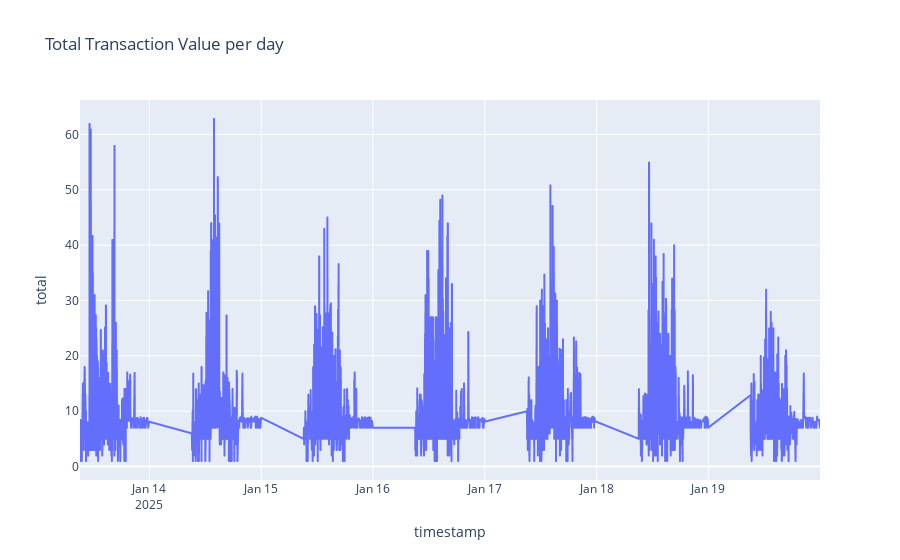

Notebook code cell kept with this figure:
### Markdown cell above
3. A line chart showing the total transaction value each day

### Code cell
daily = trucks.groupby('timestamp')['total'].sum().reset_index()
px.line(daily, x='timestamp', y='total', title='Total Transaction Value per day')

### Figure 1 — Plotly figure (JSON) as saved in the notebook; plotly's stock layout.template omitted (floating-point values rounded to 4 significant figures; data arrays with more than 128 entries replaced by an {"elided": "..."} marker saying what was removed)
{"data": [{"hovertemplate": "timestamp=%{x}<br>total=%{y}<extra></extra>", "legendgroup": "", "line": {"color": "#636efa", "dash": "solid"}, "marker": {"symbol": "circle"}, "mode": "lines", "name": "", "showlegend": false, "type": "scattergl", "x": {"elided": "3050 str values"}, "xaxis": "x", "y": {"elided": "3050 float values"}, "yaxis": "y"}], "layout": {"legend": {"tracegroupgap": 0}, "title": {"text": "Total Transaction Value per day"}, "xaxis": {"anchor": "y", "domain": [0, 1], "title": {"text": "timestamp"}}, "yaxis": {"anchor": "x", "domain": [0, 1], "title": {"text": "total"}}}}
